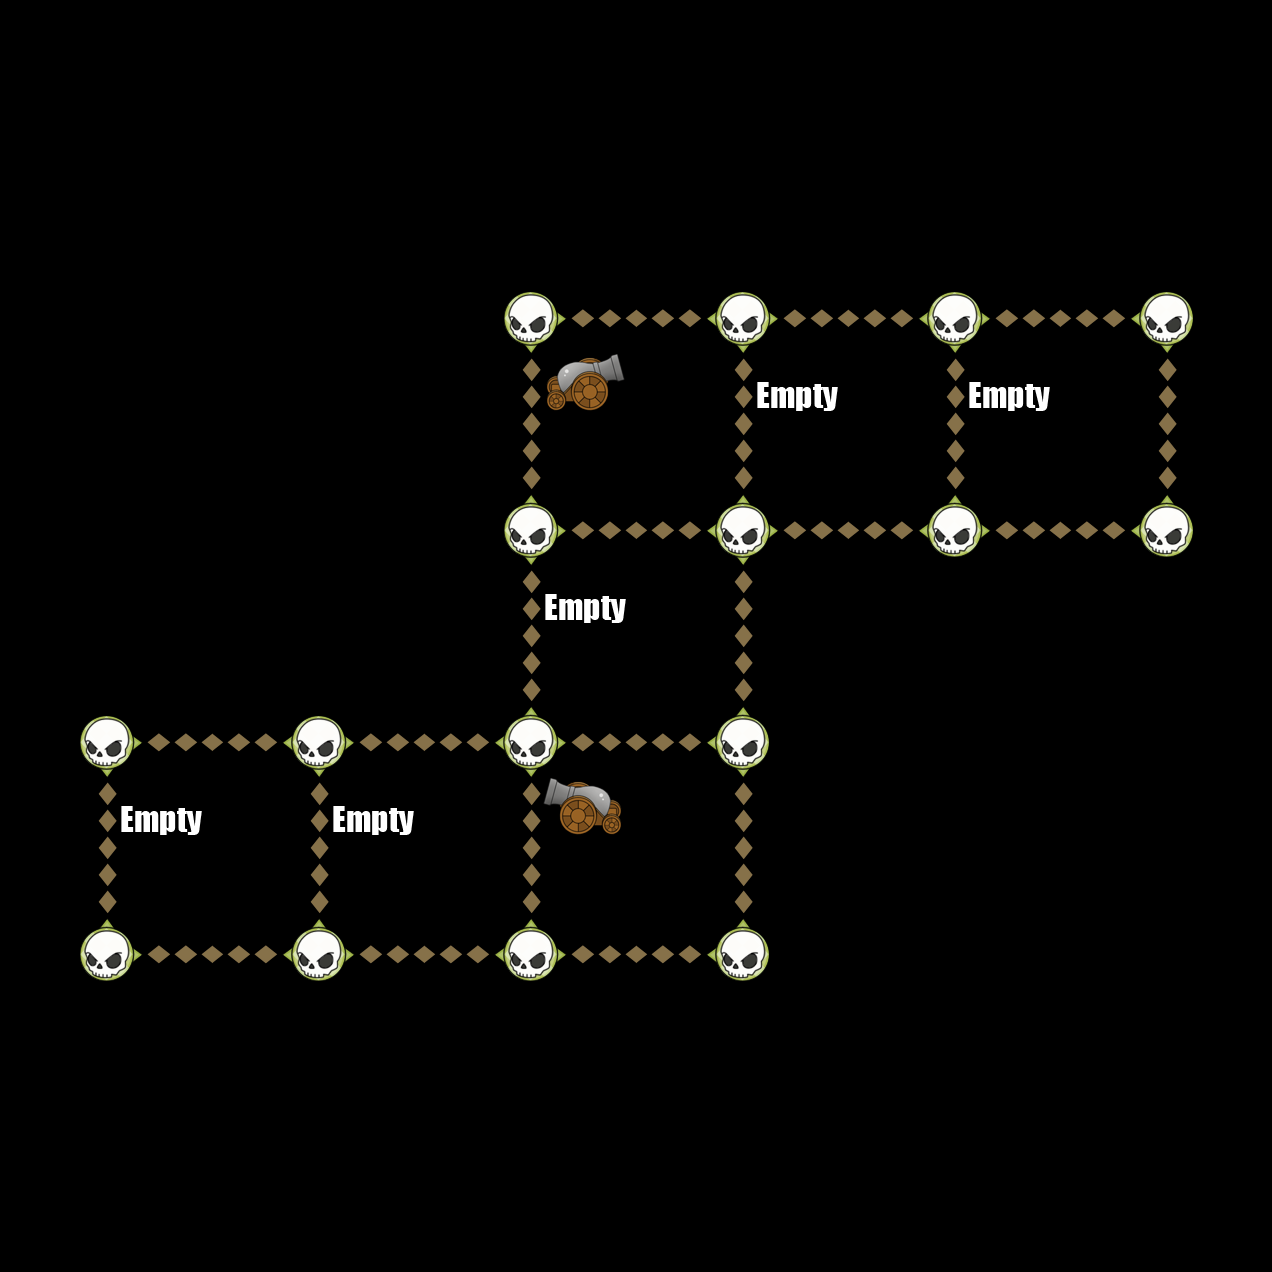

A 2D game scene composited from a Tiled map and its tileset images. What follows is a short description and the map's XML, with each tile layer's data collapsed to a summary:
An orthogonal 6x6 tile map with 212x212 px tiles, 6 tile layers (Down, Up, Left, Right, ...).

<map version="1.0" orientation="orthogonal" width="6" height="6" tilewidth="212" tileheight="212">
 <tileset firstgid="1" name="TileGraphic_Final-ipadhd" tilewidth="212" tileheight="212">
  <image source="TileGraphic_Final-ipadhd.png" width="636" height="1060" />
  <tile id="0">
   <properties>
    <property name="LineFilled" value="True" />
   </properties>
  </tile>
  <tile id="2">
   <properties>
    <property name="Item" value="TreasureBox" />
   </properties>
  </tile>
  <tile id="4">
   <properties>
    <property name="RowFilled" value="True" />
   </properties>
  </tile>
  <tile id="6">
   <properties>
    <property name="Item" value="CannonLeft" />
   </properties>
  </tile>
  <tile id="7">
   <properties>
    <property name="Item" value="ShipRight" />
   </properties>
  </tile>
  <tile id="8">
   <properties>
    <property name="Item" value="MapOne" />
   </properties>
  </tile>
  <tile id="9">
   <properties>
    <property name="Item" value="CannonRight" />
   </properties>
  </tile>
  <tile id="10">
   <properties>
    <property name="Item" value="ShipLeft" />
   </properties>
  </tile>
  <tile id="11">
   <properties>
    <property name="Item" value="MapTwo" />
   </properties>
  </tile>
  <tile id="12">
   <properties>
    <property name="Item" value="Empty" />
   </properties>
  </tile>
 </tileset>
 <layer name="Down" width="6" height="6">
  <data>[36 cells, 10 non-empty, 1 distinct tile ids]</data>
 </layer>
 <layer name="Up" width="6" height="6">
  <data>[36 cells, 10 non-empty, 1 distinct tile ids]</data>
 </layer>
 <layer name="Left" width="6" height="6">
  <data>[36 cells, 12 non-empty, 1 distinct tile ids]</data>
 </layer>
 <layer name="Right" width="6" height="6">
  <data>[36 cells, 12 non-empty, 1 distinct tile ids]</data>
 </layer>
 <layer name="Dots" width="6" height="6">
  <data>[36 cells, 16 non-empty, 1 distinct tile ids]</data>
 </layer>
 <layer name="Items" width="6" height="6">
  <data>[36 cells, 7 non-empty, 3 distinct tile ids]</data>
 </layer>
</map>
